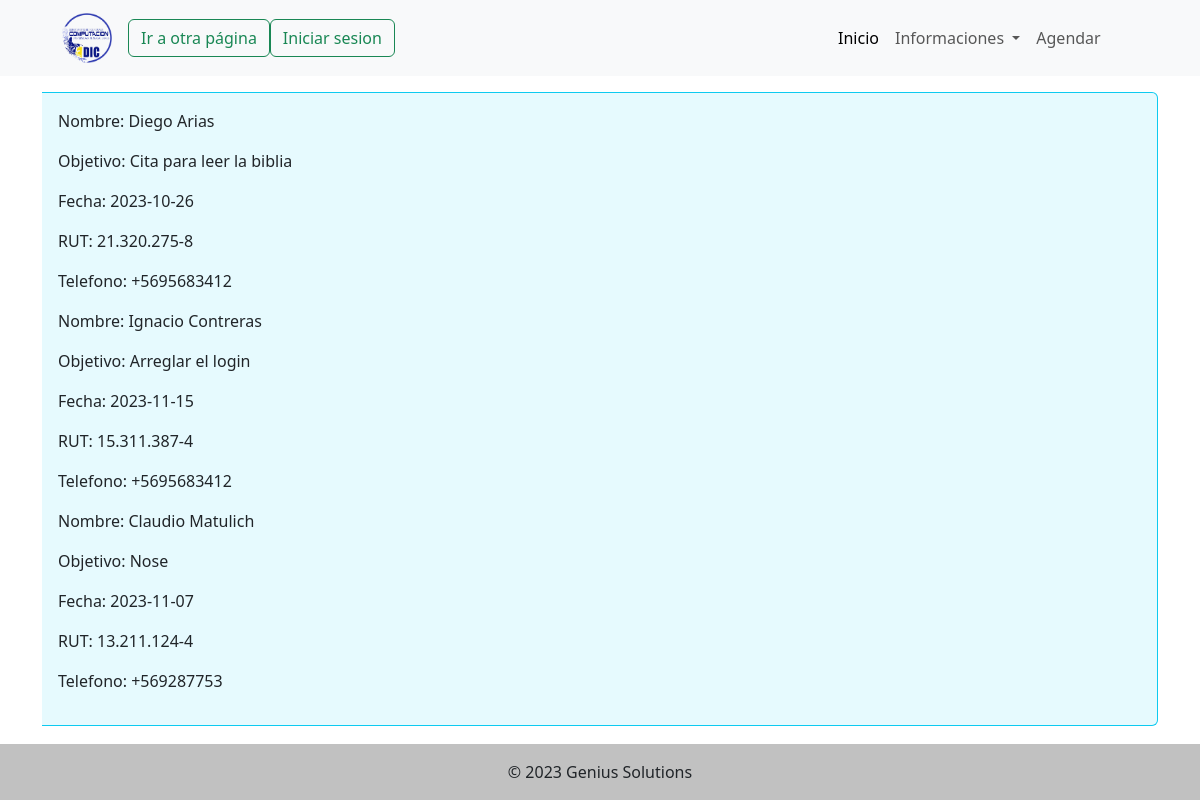
The page / on the database its author committed.
### tables this page shows
CREATE TABLE IF NOT EXISTS `general` (
  `nombre` varchar(40) NOT NULL,
  `objetivo` varchar(256) NOT NULL,
  `fecha` date NOT NULL,
  `telefono` varchar(11) NOT NULL,
  `RUT` varchar(12) NOT NULL,
  PRIMARY KEY (`RUT`)
);

### index.php (the view, shortened to what this page needs)
<?php
$servidor = "localhost";
$database = "herramientas2";
$user = "admin123";
$password ="123";
$conn = mysqli_connect($servidor, $user, $password, $database);
$query = "SELECT * FROM general";
$result = mysqli_query($conn, $query);
?>
<!DOCTYPE html>
<html lang="en">
<head>
    <link href="https://cdn.jsdelivr.net/npm/bootstrap@5.3.2/dist/css/bootstrap.min.css" rel="stylesheet">
    <link rel="stylesheet" href="https://cdn.jsdelivr.net/npm/bootstrap-icons@1.11.1/font/bootstrap-icons.css">
    <link rel="stylesheet" href="src/css/styles.css">
</body>
</head>
<body>
    <nav class="navbar navbar-expand-lg bg-body-tertiary">
        <div class="container-fluid">
            <a class="navbar-brand" href="#"><img src="src/img/LogoDIC.png" alt=""></a>
            <a class="btn btn-outline-success" href="buscador.php">Ir a otra página</a>
            <a class="btn btn-outline-success" href="ejemplo.php">Iniciar sesion</a>
            <div class="collapse navbar-collapse" id="navbarSupportedContent">
                <ul class="navbar-nav ms-auto mb-2 mb-lg-0">
                    <li class="nav-item">
                        <a class="nav-link active" aria-current="page" href="#">Inicio</a>
                    </li>
                    <li class="nav-item dropdown">
                        <a class="nav-link dropdown-toggle" href="" role="button" data-bs-toggle="dropdown" aria-expanded="false">
                            Informaciones
                        </a>
                    </li>
                    <li class="nav-item">
                        <a class="nav-link" href="#">Agendar</a>
                    </li>
                </ul>
            </div>
        </div>
    </nav>
    <div class="container mr-3 ml-3 mt-3 mb-3">
        <div class="p-3 bg-info bg-opacity-10 border border-info border-start-0 rounded-end"><?php
            while ($row = mysqli_fetch_assoc($result)) {
                echo '<p>Nombre: ' . $row['nombre'] . '';
                echo '<p>Objetivo: ' . $row['objetivo'] . '</p>';
                echo '<p>Fecha: ' . $row['fecha'] . '</p>';
                echo '<p>RUT: ' . $row['RUT'] . '</p>';
                echo '<p>Telefono: ' . $row['telefono'] . '</p>';
            }
       ?></div>
    </div>
    <footer class="text-center text-white" style="background-color: #f1f1f1;">
        <div class="text-center text-dark p-3" style="background-color: rgba(0, 0, 0, 0.2);">
            © 2023 Genius Solutions
        </div>
    </footer>
</body>
</html>

### src/css/styles.css (style rules this page uses)
.navbar-brand { margin-left: 50px; }
.navbar-brand img { height: 50px; width: 50px; }
.navbar-nav { margin-right: 10%; }
footer { position: fixed; bottom: 0; width: 100%; background-color: #f1f1f1; text-align: center; }
footer > div { background-color: rgba(0, 0, 0, 0.2); color: #000; padding: 1rem; }

### rows shown on the page
general: nombre "Diego Arias", objetivo "Cita para leer la biblia", fecha "2023-10-26", RUT "21.320.275-8", telefono "+5695683412"
general: nombre "Ignacio Contreras", objetivo "Arreglar el login", fecha "2023-11-15", RUT "15.311.387-4", telefono "+5695683412"
general: nombre "Claudio Matulich", objetivo "Nose", fecha "2023-11-07", RUT "13.211.124-4", telefono "+569287753"
